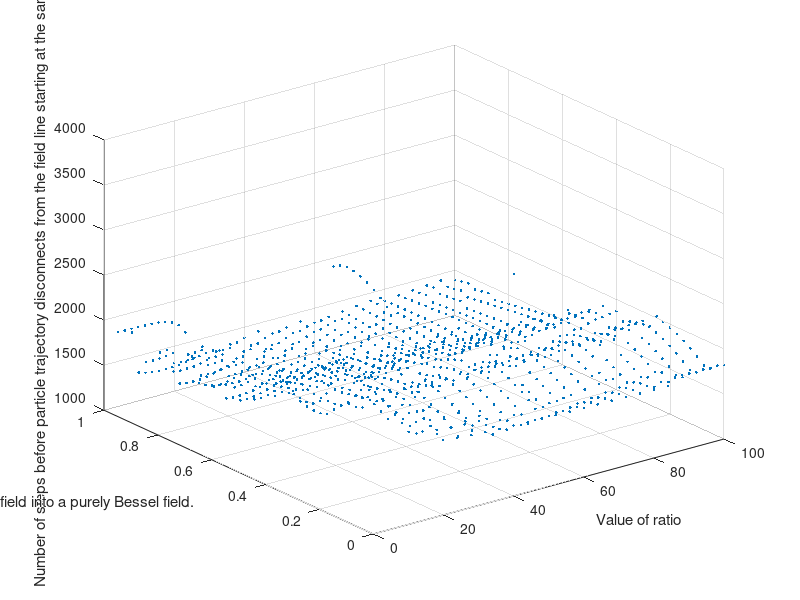

Here is the MATLAB script that generated this plot:
result = zeros(25*41,3);
for i = 1:25
    for j = 1:41
        result(j + 41*(i-1),1) = 4*i;
        result(j + 41*(i-1),2) = (j-1)/40;
    end
end
height = [3479,
3544,
3599,
3645,
3681,
3706,
3715,
3699,
3653,
2208,
2089,
2029,
2010,
2022,
2063,
2131,
2222,
2327,
2392,
2159,
2039,
1960,
1896,
1841,
1793,
1750,
1713,
1684,
1674,
1930,
2166,
2211,
2208,
2180,
2138,
2090,
2037,
1984,
1931,
1878,
1828,
2688,
2773,
2125,
2172,
2220,
2264,
2308,
2353,
2408,
2504,
1953,
1868,
1844,
1840,
1848,
1872,
1919,
1995,
2047,
1982,
1899,
1824,
1754,
1689,
1629,
1574,
1528,
2024,
1989,
1928,
1860,
1791,
1724,
1659,
1599,
1543,
1491,
1443,
1400,
1370,
1779,
2393,
1974,
2039,
2099,
2153,
2201,
2242,
2275,
2299,
2297,
1990,
1922,
1906,
1902,
1905,
1912,
1926,
1956,
1992,
1956,
1878,
1799,
1721,
1646,
1576,
1513,
1463,
1858,
1778,
1699,
1624,
1555,
1491,
1433,
1382,
1341,
1644,
1577,
1517,
1461,
1410,
2238,
1933,
2005,
2071,
2129,
2180,
2223,
2258,
2279,
2258,
2003,
1990,
1972,
1954,
1954,
1966,
1979,
1993,
2006,
1965,
1884,
1797,
1711,
1628,
1552,
1483,
1433,
1727,
1642,
1564,
1492,
1428,
1371,
1630,
1557,
1490,
1430,
1375,
1328,
1533,
1473,
1833,
1911,
1988,
2057,
1769,
1815,
1858,
1898,
1937,
1973,
2002,
2012,
1782,
1750,
1758,
1896,
1996,
2027,
2031,
1982,
1897,
1803,
1709,
1620,
1538,
1465,
1730,
1638,
1554,
1478,
1411,
1352,
1554,
1482,
1418,
1360,
1312,
1474,
1414,
1360,
1314,
1813,
1898,
1977,
1754,
1808,
1857,
1901,
1939,
1972,
1996,
1996,
1850,
1810,
1790,
1775,
1769,
1799,
2008,
2044,
1994,
1909,
1810,
1709,
1615,
1528,
1453,
1666,
1575,
1493,
1420,
1357,
1525,
1452,
1387,
1330,
1472,
1409,
1352,
1483,
1422,
1367,
1801,
1888,
1722,
1784,
1842,
1893,
1938,
1977,
2007,
2026,
1977,
1884,
1867,
1854,
1838,
1821,
1809,
1822,
1906,
1991,
1920,
1817,
1711,
1611,
1522,
1444,
1618,
1529,
1449,
1379,
1524,
1448,
1381,
1323,
1440,
1377,
1321,
1427,
1368,
1316,
1410,
1793,
1882,
1743,
1810,
1869,
1922,
1968,
2007,
2038,
2053,
1958,
1923,
1918,
1911,
1897,
1879,
1858,
1840,
1819,
1751,
1928,
1824,
1713,
1609,
1517,
1438,
1581,
1493,
1416,
1350,
1464,
1392,
1330,
1431,
1366,
1311,
1398,
1340,
1424,
1366,
1315,
1786,
1691,
1762,
1830,
1686,
1734,
1780,
1824,
2063,
2077,
1957,
1957,
1784,
1743,
1746,
1927,
1906,
1879,
1842,
1765,
1672,
1831,
1715,
1608,
1513,
1433,
1552,
1465,
1390,
1494,
1417,
1350,
1439,
1371,
1314,
1388,
1329,
1400,
1342,
1408,
1352,
1781,
1702,
1777,
1665,
1720,
1770,
1815,
1856,
1893,
1929,
1964,
1845,
1800,
1780,
1760,
1747,
1945,
1919,
1873,
1790,
1688,
1598,
1716,
1607,
1510,
1429,
1528,
1443,
1370,
1454,
1381,
1460,
1388,
1326,
1392,
1331,
1392,
1333,
1389,
1333,
1384,
1777,
1713,
1790,
1692,
1750,
1802,
1848,
1888,
1923,
1951,
1971,
1861,
1842,
1828,
1808,
1783,
1768,
1954,
1906,
1816,
1707,
1605,
1718,
1606,
1508,
1427,
1509,
1425,
1503,
1422,
1352,
1416,
1348,
1407,
1342,
1395,
1335,
1383,
1326,
1369,
1412,
1773,
1722,
1654,
1717,
1777,
1830,
1877,
1917,
1951,
1976,
1972,
1891,
1883,
1873,
1855,
1829,
1797,
1804,
1936,
1842,
1727,
1618,
1720,
1605,
1506,
1425,
1492,
1409,
1474,
1396,
1454,
1380,
1432,
1363,
1410,
1346,
1387,
1329,
1366,
1402,
1345,
1770,
1730,
1672,
1739,
1800,
1854,
1901,
1942,
1976,
2000,
1967,
1921,
1919,
1745,
1897,
1872,
1838,
1801,
1962,
1886,
1746,
1632,
1538,
1605,
1504,
1573,
1478,
1397,
1450,
1374,
1421,
1351,
1393,
1329,
1365,
1401,
1339,
1371,
1401,
1343,
1370,
1768,
1738,
1689,
1758,
1682,
1733,
1779,
1822,
1998,
2021,
1964,
1949,
1795,
1775,
1752,
1750,
1875,
1830,
1784,
1889,
1764,
1645,
1543,
1604,
1503,
1560,
1466,
1387,
1429,
1357,
1394,
1431,
1360,
1393,
1330,
1357,
1384,
1410,
1349,
1372,
1393,
1766,
1744,
1704,
1774,
1707,
1759,
1805,
1846,
1885,
2040,
1967,
1852,
1829,
1813,
1790,
1762,
1911,
1862,
1800,
1910,
1781,
1657,
1551,
1604,
1502,
1549,
1456,
1496,
1412,
1446,
1371,
1400,
1428,
1359,
1383,
1405,
1342,
1362,
1381,
1398,
1342,
1764,
1750,
1718,
1670,
1729,
1782,
1829,
1870,
1906,
1940,
1974,
1874,
1862,
1849,
1929,
1798,
1765,
1894,
1824,
1732,
1796,
1669,
1559,
1604,
1501,
1539,
1447,
1479,
1397,
1424,
1353,
1374,
1396,
1416,
1349,
1366,
1382,
1396,
1409,
1350,
1362,
1763,
1755,
1730,
1689,
1750,
1804,
1851,
1892,
1928,
1958,
1982,
1899,
1892,
1750,
1864,
1834,
1793,
1924,
1850,
1748,
1811,
1679,
1566,
1603,
1500,
1531,
1439,
1464,
1384,
1405,
1424,
1353,
1368,
1383,
1397,
1408,
1345,
1356,
1365,
1373,
1381,
1761,
1759,
1741,
1707,
1768,
1823,
1871,
1912,
1947,
1976,
1988,
1923,
1794,
1772,
1748,
1868,
1825,
1783,
1876,
1768,
1658,
1689,
1573,
1603,
1499,
1523,
1432,
1451,
1468,
1388,
1402,
1415,
1425,
1356,
1365,
1373,
1380,
1386,
1391,
1395,
1398,
1760,
1763,
1751,
1723,
1785,
1734,
1782,
1930,
1966,
1994,
1990,
1945,
1821,
1803,
1779,
1749,
1857,
1802,
1901,
1787,
1669,
1698,
1580,
1603,
1498,
1516,
1426,
1439,
1451,
1374,
1383,
1391,
1398,
1404,
1408,
1411,
1413,
1351,
1354,
1415,
1414,
1759,
1767,
1760,
1737,
1701,
1754,
1801,
1845,
1982,
2010,
1990,
1866,
1848,
1834,
1811,
1777,
1887,
1828,
1924,
1807,
1682,
1707,
1586,
1603,
1498,
1510,
1421,
1429,
1436,
1442,
1367,
1371,
1375,
1377,
1379,
1379,
1379,
1378,
1377,
1375,
1373,
1758,
1770,
1680,
1750,
1719,
1772,
1820,
1862,
1998,
2025,
1992,
1885,
1874,
1863,
1842,
1808,
1766.
1854,
1781,
1826,
1696,
1715,
1592,
1603,
1497,
1504,
1509,
1420,
1423,
1425,
1426,
1425,
1423,
1421,
1417,
1413,
1409,
1404,
1399,
1393,
1388,
1834,
1773,
1691,
1762,
1735,
1790,
1838,
1880,
1917,
2039,
1997,
1905,
1795,
1770,
1746,
1837,
1791,
1881,
1799,
1844,
1709,
1723,
1597,
1603,
1497,
1499,
1499,
1412,
1411,
1410,
1408,
1404,
1400,
1395,
1390,
1384,
1378,
1372,
1419,
1410,
1402,
1829,
1776,
1701,
1690,
1750,
1805,
1854,
1896,
1933,
2052,
2004,
1925,
1815,
1797,
1771,
1747,
1818,
1905,
1819,
1861,
1722,
1603,
1602,
1602,
1496,
1494,
1491,
1986,
1401,
1397,
1391,
1386,
1379,
1373,
1366,
1415,
1405,
1395,
1386,
1426,
1415,
1826,
1779,
1711,
1703,
1765,
1820,
1869,
1911,
1948,
1980,
2011,
1943,
1839,
1823,
1798,
1763,
1844,
1786,
1840,
1731,
1735,
1611,
1607,
1602,
1496,
1490,
1483,
1474,
1465,
1455,
1444,
1433,
1422,
1411,
1399,
1388,
1377,
1418,
1405,
1392,
1427,
1822,
1781,
1719,
1715,
1778,
1834,
1883,
1925,
1962,
1993,
2018,
1879,
1861,
1848,
1825,
1789,
1870,
1805,
1861,
1744,
1747,
1619,
1612.
1602,
1495,
1486,
1476,
1464,
1452,
1440,
1427,
1414,
1402,
1389,
1377,
1417,
1402,
1388,
1423,
1407,
1393];
result(:,3) = height;
plt = figure();
scatter3(result(:,1),result(:,2),result(:,3),'.');
xlabel('Value of ratio');
ylabel('Mixing of ABC field into a purely Bessel field.');
zlabel('Number of steps before particle trajectory disconnects from the field line starting at the same point');